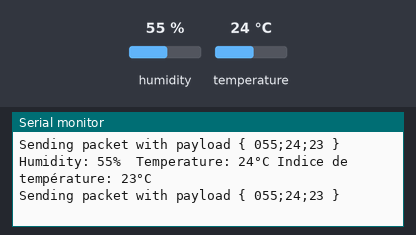
Simulated run of this sketch. Board: Arduino Uno, built with avr-gcc and run on an emulated ATmega328P. On the bench: the last lines printed to the serial monitor. The test bench sets the inputs (shaded band); at power-on: humidity 55 %, temperature 24 °C. No radio packets arrive unless stated.

Above: at 2.9 s.
3.0 s: humidity set to 22 %
At 4.7 s:
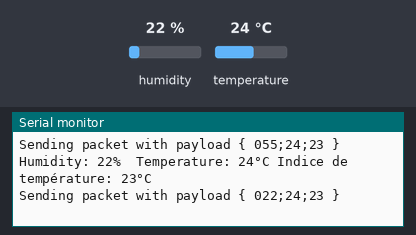
5.9 s: temperature set to 12 °C
At 7.4 s:
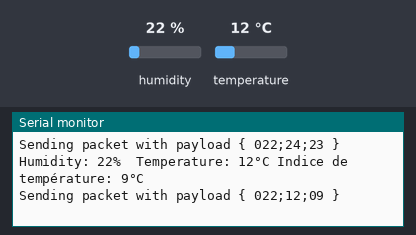
8.8 s: humidity set to 40 %
At 8.8 s:
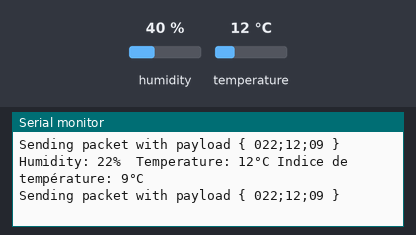
Timing chart, 0 to 11.8 s (numbered marks = the images above; inputs shaded):
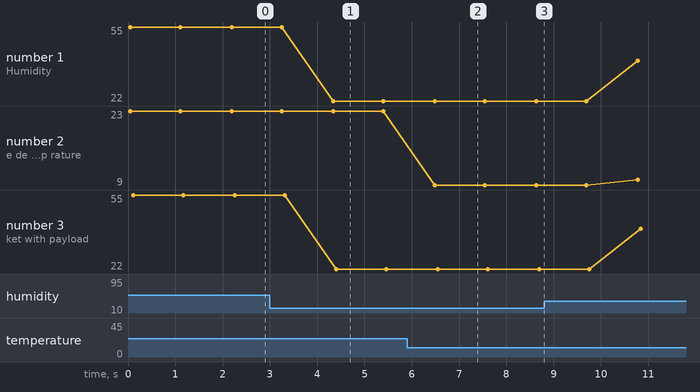

Measured:
- after the input at 3.0 s, the serial monitor: prints a new line after 1.3 s (image 1)
- after the input at 5.9 s, the serial monitor: prints a new line after 0.58 s (image 2)
- plotted number 1: 55 → 22 after the input at 3.0 s, 22 → 40 after the input at 8.8 s
- plotted number 2: 23 → 9 after the input at 5.9 s, 9 → 10 after the input at 8.8 s
- plotted number 3: 55 → 22 after the input at 3.0 s, 22 → 40 after the input at 8.8 s

The sketch:

LoRaSender_Phy.ino
```cpp
#include <SPI.h>
#include <LoRa.h>
#include <ArduinoJson.h>
#include "DHT.h"

#define DHTTYPE DHT11
#define DHTPIN 5

// Parameters you can play with :
int txPower = 14; // from 0 to 20, default is 14
int spreadingFactor = 12; // from 7 to 12, default is 12
long signalBandwidth = 125E3; // 7.8E3, 10.4E3, 15.6E3, 20.8E3, 31.25E3,41.7E3,62.5E3,125E3,250E3,500e3, default is 125E3
int codingRateDenominator=5; // Numerator is 4, and denominator from 5 to 8, default is 5
int preambleLength=8; // from 2 to 20, default is 8

#define SS 10
#define RST 8
#define DI0 2
#define BAND 865E6  // Here you define the frequency carrier

DHT dht(DHTPIN, DHTTYPE); //instance de l'interface du capteur

void setup() {
  Serial.begin(115200);
  while (!Serial);

  Serial.println("LoRa Sender");
  Serial.print("SetFrequency : ");
  Serial.print(BAND);
  Serial.println("Hz");
  Serial.print("SetSpreadingFactor : SF");
  Serial.println(spreadingFactor);

  SPI.begin();
  LoRa.setPins(SS,RST,DI0);

  if (!LoRa.begin(BAND)) {
    Serial.println("Starting LoRa failed!");
    while (1);
  }
 LoRa.setTxPower(txPower,1);
 LoRa.setSpreadingFactor(spreadingFactor);
 LoRa.setSignalBandwidth(signalBandwidth);
 LoRa.setCodingRate4(codingRateDenominator);
 LoRa.setPreambleLength(preambleLength);
// LoRa.setPolarity(1);
 //LoRa.setFSK();
 dht.begin(); // Initialise le DHT
}

void loop() {
  //lire les données du capteur
  float hf = dht.readHumidity();
  float tf = dht.readTemperature();
  //float f = dht.readTemperature(true);

  //test de lecture des données du capteur
  if(isnan(hf) || isnan(tf)){
    Serial.println(F("Failed to read from DHT11 sensor!"));
    //return;
  }else{
    //calcul des indices de températures
    int hic = dht.computeHeatIndex(tf, hf, false);
    //float hif = dht.computeHeatIndex(f, h);
    int h=(int)hf;
    int t=(int)tf;

    //affichage des données lues
    Serial.print(F("Humidity: "));
    Serial.print(h);
    Serial.print(F("%  Temperature: "));
    Serial.print(t);
    Serial.print(F("°C "));
    //Serial.print(f);
    Serial.print(F("Indice de température: ")); // HeatIndex = indice de temperature (pour obtenir la température ressentie)
    Serial.print(hic);
    Serial.println(F("°C "));
    //Serial.print(hif);
    //Serial.println(F("°F"));

    //String donnees = String(h)+";"+String(t)+";"+String(hic);
    char data[10];
    sprintf(data, "%03d;%02d;%02d", h, t, hic);

    // send packet LoRa
    LoRa.beginPacket();
    LoRa.print(data);
    LoRa.endPacket();
    Serial.print("Sending packet with payload { ");
    Serial.print(data);
    Serial.println(" }");
  }
  delay(1000);
}
```
